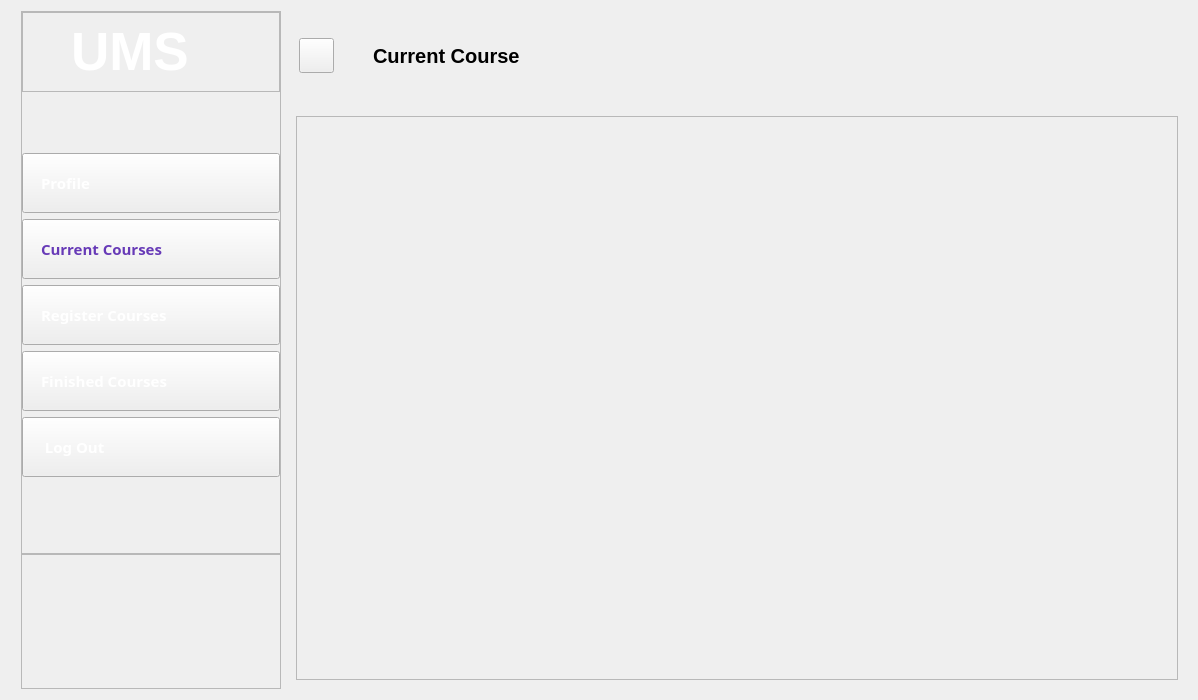
<?xml version="1.0" encoding="UTF-8"?>
<ui version="4.0">
 <class>CurrentCourses</class>
 <widget class="QDialog" name="CurrentCourses">
  <property name="geometry">
   <rect>
    <x>0</x>
    <y>0</y>
    <width>1198</width>
    <height>700</height>
   </rect>
  </property>
  <property name="minimumSize">
   <size>
    <width>1198</width>
    <height>700</height>
   </size>
  </property>
  <property name="maximumSize">
   <size>
    <width>1198</width>
    <height>700</height>
   </size>
  </property>
  <property name="windowTitle">
   <string>Dialog</string>
  </property>
  <property name="styleSheet">
   <string notr="true">border-image: url(white.png);</string>
  </property>
  <layout class="QHBoxLayout" name="horizontalLayout">
   <item>
    <widget class="QWidget" name="leftMenu" native="true">
     <property name="minimumSize">
      <size>
       <width>270</width>
       <height>0</height>
      </size>
     </property>
     <property name="maximumSize">
      <size>
       <width>270</width>
       <height>16777215</height>
      </size>
     </property>
     <property name="styleSheet">
      <string notr="true">border-image: url(22.png);</string>
     </property>
     <layout class="QVBoxLayout" name="verticalLayout_17">
      <property name="leftMargin">
       <number>10</number>
      </property>
      <property name="topMargin">
       <number>0</number>
      </property>
      <property name="rightMargin">
       <number>0</number>
      </property>
      <property name="bottomMargin">
       <number>0</number>
      </property>
      <item>
       <widget class="QFrame" name="frame_13">
        <property name="frameShape">
         <enum>QFrame::StyledPanel</enum>
        </property>
        <property name="frameShadow">
         <enum>QFrame::Raised</enum>
        </property>
        <layout class="QVBoxLayout" name="verticalLayout_18">
         <property name="leftMargin">
          <number>0</number>
         </property>
         <property name="topMargin">
          <number>0</number>
         </property>
         <property name="rightMargin">
          <number>0</number>
         </property>
         <property name="bottomMargin">
          <number>0</number>
         </property>
         <item alignment="Qt::AlignTop">
          <widget class="QFrame" name="frame_14">
           <property name="styleSheet">
            <string notr="true"/>
           </property>
           <property name="frameShape">
            <enum>QFrame::StyledPanel</enum>
           </property>
           <property name="frameShadow">
            <enum>QFrame::Raised</enum>
           </property>
           <layout class="QHBoxLayout" name="horizontalLayout_13">
            <item alignment="Qt::AlignHCenter|Qt::AlignTop">
             <widget class="QLabel" name="label_8">
              <property name="font">
               <font>
                <family>Tahoma</family>
                <pointsize>40</pointsize>
                <italic>false</italic>
                <bold>true</bold>
               </font>
              </property>
              <property name="styleSheet">
               <string notr="true">COLOR:rgb(255, 255, 255);
font: 700 40pt &quot;Tahoma&quot;;</string>
              </property>
              <property name="text">
               <string>UMS</string>
              </property>
             </widget>
            </item>
            <item>
             <widget class="QPushButton" name="pushButton_26">
              <property name="maximumSize">
               <size>
                <width>35</width>
                <height>35</height>
               </size>
              </property>
              <property name="cursor">
               <cursorShape>PointingHandCursor</cursorShape>
              </property>
              <property name="styleSheet">
               <string notr="true">border-image:url(close.png);
border-radius:17px;</string>
              </property>
              <property name="text">
               <string/>
              </property>
              <property name="iconSize">
               <size>
                <width>20</width>
                <height>20</height>
               </size>
              </property>
             </widget>
            </item>
           </layout>
          </widget>
         </item>
         <item>
          <widget class="QPushButton" name="pushButton_31">
           <property name="font">
            <font>
             <family>Arial Black</family>
             <pointsize>11</pointsize>
             <italic>false</italic>
             <bold>true</bold>
            </font>
           </property>
           <property name="cursor">
            <cursorShape>PointingHandCursor</cursorShape>
           </property>
           <property name="styleSheet">
            <string notr="true">*{padding:18px;
text-align:left;
font: 900 11pt &quot;Arial Black&quot;;
color:rgb(255, 255, 255);
}

#pushButton_31::hover{
border-image: url(white.png);
color:rgb(103,58,183);
}</string>
           </property>
           <property name="text">
            <string>Profile</string>
           </property>
          </widget>
         </item>
         <item>
          <widget class="QPushButton" name="pushButton_28">
           <property name="font">
            <font>
             <family>Arial Black</family>
             <pointsize>11</pointsize>
             <italic>false</italic>
             <bold>true</bold>
            </font>
           </property>
           <property name="cursor">
            <cursorShape>PointingHandCursor</cursorShape>
           </property>
           <property name="styleSheet">
            <string notr="true">border-image: url(white.png);
padding:18px;
font: 900 11pt &quot;Arial Black&quot;;
text-align:left;
color:rgb(103,58,183);</string>
           </property>
           <property name="text">
            <string>Current Courses</string>
           </property>
          </widget>
         </item>
         <item>
          <widget class="QPushButton" name="pushButton_29">
           <property name="font">
            <font>
             <family>Arial Black</family>
             <pointsize>11</pointsize>
             <italic>false</italic>
             <bold>true</bold>
            </font>
           </property>
           <property name="cursor">
            <cursorShape>PointingHandCursor</cursorShape>
           </property>
           <property name="styleSheet">
            <string notr="true">*{padding:18px;
text-align:left;
font: 900 11pt &quot;Arial Black&quot;;
color:rgb(255, 255, 255);
}

#pushButton_29::hover{
border-image: url(white.png);
color:rgb(103,58,183);
}</string>
           </property>
           <property name="text">
            <string>Register Courses</string>
           </property>
          </widget>
         </item>
         <item>
          <widget class="QPushButton" name="pushButton_30">
           <property name="font">
            <font>
             <family>Arial Black</family>
             <pointsize>11</pointsize>
             <italic>false</italic>
             <bold>true</bold>
            </font>
           </property>
           <property name="cursor">
            <cursorShape>PointingHandCursor</cursorShape>
           </property>
           <property name="styleSheet">
            <string notr="true">*{padding:18px;
text-align:left;
font: 900 11pt &quot;Arial Black&quot;;
color:rgb(255, 255, 255);
}

#pushButton_30::hover{
border-image: url(white.png);
color:rgb(103,58,183);
}</string>
           </property>
           <property name="text">
            <string>Finished Courses</string>
           </property>
          </widget>
         </item>
         <item>
          <widget class="QPushButton" name="pushButton_32">
           <property name="font">
            <font>
             <family>Arial Black</family>
             <pointsize>11</pointsize>
             <italic>false</italic>
             <bold>true</bold>
            </font>
           </property>
           <property name="cursor">
            <cursorShape>PointingHandCursor</cursorShape>
           </property>
           <property name="styleSheet">
            <string notr="true">*{padding:18px;
text-align:left;
font: 900 11pt &quot;Arial Black&quot;;
color:rgb(255, 255, 255);
}

#pushButton_32::hover{
border-image: url(white.png);
color:rgb(103,58,183);
}</string>
           </property>
           <property name="text">
            <string> Log Out</string>
           </property>
          </widget>
         </item>
         <item>
          <spacer name="verticalSpacer_2">
           <property name="orientation">
            <enum>Qt::Vertical</enum>
           </property>
           <property name="sizeType">
            <enum>QSizePolicy::Fixed</enum>
           </property>
           <property name="sizeHint" stdset="0">
            <size>
             <width>20</width>
             <height>70</height>
            </size>
           </property>
          </spacer>
         </item>
         <item alignment="Qt::AlignTop">
          <widget class="QFrame" name="frame_15">
           <property name="sizePolicy">
            <sizepolicy hsizetype="Preferred" vsizetype="Expanding">
             <horstretch>0</horstretch>
             <verstretch>0</verstretch>
            </sizepolicy>
           </property>
           <property name="frameShape">
            <enum>QFrame::StyledPanel</enum>
           </property>
           <property name="frameShadow">
            <enum>QFrame::Raised</enum>
           </property>
           <layout class="QVBoxLayout" name="verticalLayout_19">
            <property name="spacing">
             <number>9</number>
            </property>
            <property name="leftMargin">
             <number>0</number>
            </property>
            <property name="topMargin">
             <number>0</number>
            </property>
            <property name="rightMargin">
             <number>0</number>
            </property>
            <property name="bottomMargin">
             <number>0</number>
            </property>
           </layout>
          </widget>
         </item>
        </layout>
       </widget>
      </item>
     </layout>
    </widget>
   </item>
   <item>
    <widget class="QWidget" name="mainBody" native="true">
     <property name="minimumSize">
      <size>
       <width>0</width>
       <height>0</height>
      </size>
     </property>
     <property name="styleSheet">
      <string notr="true"/>
     </property>
     <layout class="QVBoxLayout" name="verticalLayout_16">
      <property name="leftMargin">
       <number>0</number>
      </property>
      <property name="topMargin">
       <number>0</number>
      </property>
      <property name="rightMargin">
       <number>0</number>
      </property>
      <property name="bottomMargin">
       <number>0</number>
      </property>
      <item>
       <widget class="QWidget" name="HeaderFrame_4" native="true">
        <property name="minimumSize">
         <size>
          <width>0</width>
          <height>90</height>
         </size>
        </property>
        <property name="maximumSize">
         <size>
          <width>16777215</width>
          <height>90</height>
         </size>
        </property>
        <layout class="QHBoxLayout" name="horizontalLayout_11">
         <property name="leftMargin">
          <number>0</number>
         </property>
         <property name="topMargin">
          <number>0</number>
         </property>
         <property name="rightMargin">
          <number>0</number>
         </property>
         <property name="bottomMargin">
          <number>0</number>
         </property>
         <item>
          <widget class="QWidget" name="widget_7" native="true">
           <property name="maximumSize">
            <size>
             <width>80</width>
             <height>16777215</height>
            </size>
           </property>
           <layout class="QHBoxLayout" name="horizontalLayout_12">
            <property name="spacing">
             <number>0</number>
            </property>
            <property name="leftMargin">
             <number>0</number>
            </property>
            <property name="topMargin">
             <number>0</number>
            </property>
            <property name="rightMargin">
             <number>20</number>
            </property>
            <property name="bottomMargin">
             <number>0</number>
            </property>
            <item>
             <widget class="QPushButton" name="pushButton_25">
              <property name="minimumSize">
               <size>
                <width>10</width>
                <height>20</height>
               </size>
              </property>
              <property name="maximumSize">
               <size>
                <width>35</width>
                <height>35</height>
               </size>
              </property>
              <property name="cursor">
               <cursorShape>PointingHandCursor</cursorShape>
              </property>
              <property name="styleSheet">
               <string notr="true">border-image:url(menubutton.jpg);</string>
              </property>
              <property name="text">
               <string/>
              </property>
             </widget>
            </item>
           </layout>
          </widget>
         </item>
         <item>
          <widget class="QLabel" name="label_2">
           <property name="font">
            <font>
             <family>Segoe UI</family>
             <pointsize>15</pointsize>
             <italic>false</italic>
             <bold>true</bold>
            </font>
           </property>
           <property name="styleSheet">
            <string notr="true">*{
	font: 700 15pt &quot;Segoe UI&quot;;
color: rgb(0, 0, 0);
}</string>
           </property>
           <property name="text">
            <string>Current Course</string>
           </property>
          </widget>
         </item>
         <item>
          <widget class="QWidget" name="widget_8" native="true"/>
         </item>
        </layout>
       </widget>
      </item>
      <item>
       <widget class="QWidget" name="mainFrame_4" native="true">
        <property name="font">
         <font>
          <italic>true</italic>
         </font>
        </property>
        <property name="styleSheet">
         <string notr="true">border-image: url(white.png);</string>
        </property>
        <layout class="QVBoxLayout" name="verticalLayout">
         <item>
          <widget class="QScrollArea" name="scrollArea">
           <property name="widgetResizable">
            <bool>true</bool>
           </property>
           <widget class="QWidget" name="scrollAreaWidgetContents">
            <property name="geometry">
             <rect>
              <x>0</x>
              <y>0</y>
              <width>884</width>
              <height>566</height>
             </rect>
            </property>
            <layout class="QVBoxLayout" name="verticalLayout_2">
             <item>
              <spacer name="verticalSpacer">
               <property name="orientation">
                <enum>Qt::Vertical</enum>
               </property>
               <property name="sizeHint" stdset="0">
                <size>
                 <width>20</width>
                 <height>534</height>
                </size>
               </property>
              </spacer>
             </item>
            </layout>
           </widget>
          </widget>
         </item>
        </layout>
       </widget>
      </item>
     </layout>
    </widget>
   </item>
  </layout>
 </widget>
 <resources/>
 <connections/>
</ui>
